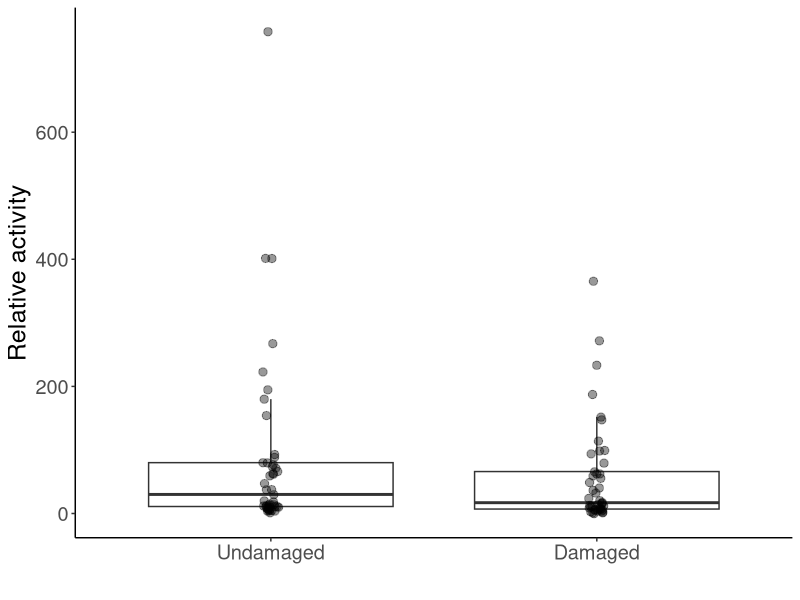
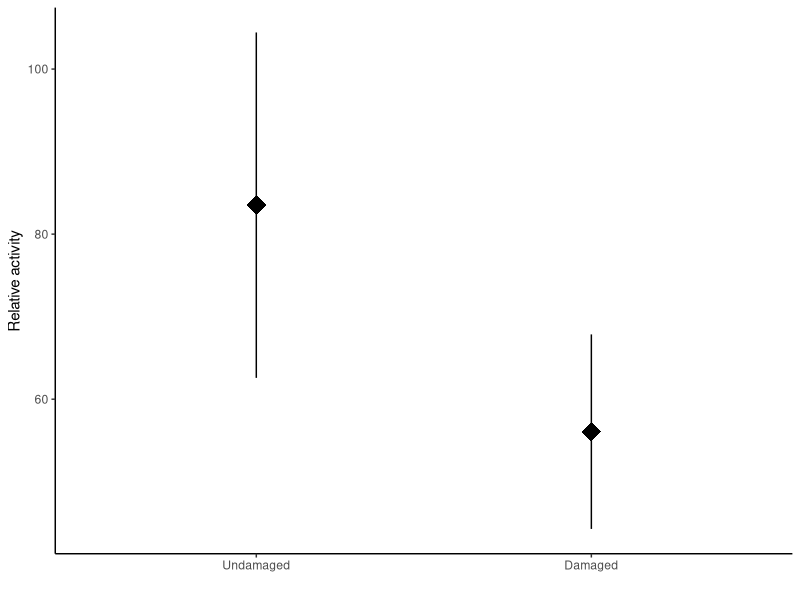

Reproduce these figures in R, in order. (Note: this script raises an error after producing the figures.)
#Load libraries
library(ggplot2)
library(lme4)
library(viridis)
library(car)
library(emmeans)
library(multcomp)
library(dplyr)
library(plyr)
library(tidyr)

# Data import and cleaning ------------------------------------------------

#SUMMARY DATA----
plant <- read.csv(file="plant_sum_noTABR.csv",head=TRUE)

##Gathering data — compounds from col to rows
plant1<-plant %>% gather(sp, activity, EPTFUS:NOID)
plant1$sp<-as.factor(plant1$sp)
levels(plant1$sp)
plant1<-aggregate(activity ~ treatment + sp + trial, dat=plant1, FUN=sum)

##GROUPING SPP WITH SIMILAR CALLS----
{plant2<-plant1
plant2$sp=as.character(plant2$sp)
plant2$sp[plant2$sp=="EPTFUS"]="EPFU/LANO"
plant2$sp[plant2$sp=="LASNOC"]="EPFU/LANO"
plant2$sp[plant2$sp=="LASBOR"]="LABO/LASE"
plant2$sp[plant2$sp=="LASSEM"]="LABO/LASE"
plant2$sp[plant2$sp=="LASCIN"]="Other bat spp."
plant2$sp[plant2$sp=="MYOLUC"]="Other bat spp."
plant2$sp[plant2$sp=="PERSUB"]="Other bat spp."
plant2$sp[plant2$sp=="NOID"]="Other bat spp."
plant2$sp[plant2$sp=="NYCHUM"]="Other bat spp."
}

test1<-glmer(activity~treatment*sp+(1|trial), dat = plant2,family=poisson)
summary(test1)
shapiro.test(resid(test1))#non-normal, overdispersed

mod.p<-glmer.nb(activity~treatment*sp+(1|trial), dat = plant2)
Anova(mod.p)
#treatment p=0.22, sp p=0.01, interaxn p=0.76

#contrasts
p1<-emmeans(mod.p,pairwise~sp, type="response")
cld(p1$emmeans,  Letters ='abcde')
#LABO/LASE & Other a, EPFU/LANO b

plant2.tab <- ddply(plant2, c("sp"), summarise,
					   N    = length(activity),
					   mean = mean(activity),
					   sd   = sd(activity),
					   se   = sd / sqrt(N))
plant2.tab
#(EPFU/LANO-Other)/other
(131.25-56.72)/56.72
#1.31, EPFU/LANO were 131% more active than Other spp.

#(EPFU/LANO-LABO)/LABO
(131.25-41)/41
#2.2, EPFU/LANO were 220% more active than LABO/LASE


##REMOVING NO IDS----
plant3<-plant1[plant1$sp != "NOID", ]  

{plant4<-plant3
	plant4$sp=as.character(plant4$sp)
	plant4$sp[plant4$sp=="EPTFUS"]="EPFU/LANO"
	plant4$sp[plant4$sp=="LASNOC"]="EPFU/LANO"
	plant4$sp[plant4$sp=="LASBOR"]="LABO/LASE"
	plant4$sp[plant4$sp=="LASSEM"]="LABO/LASE"
	plant4$sp[plant4$sp=="LASCIN"]="Other bat spp."
	plant4$sp[plant4$sp=="MYOLUC"]="Other bat spp."
	plant4$sp[plant4$sp=="PERSUB"]="Other bat spp."
	plant4$sp[plant4$sp=="NYCHUM"]="Other bat spp."
}


test2<-glmer(activity~treatment*sp+(1|trial), dat = plant4,family=poisson)
summary(test2)
shapiro.test(resid(test2))#non-normal, overdispersed

mod.p2<-glmer.nb(activity~treatment*sp+(1|trial), dat = plant4)
Anova(mod.p2)
#treatment p=0.22, sp p<0.001, interaxn p=0.67

#contrasts
p2<-emmeans(mod.p2,pairwise~sp, type="response")
cld(p2$emmeans,  Letters ='abcde')
#Other spp. a, LABO/LASE b, EPFU/LANO c

plant4.tab <- ddply(plant4, c("sp"), summarise,
					N    = length(activity),
					mean = mean(activity),
					sd   = sd(activity),
					se   = sd / sqrt(N))
plant4.tab
#(EPFU/LANO-Other)/other
(131.25-18.15)/18.15
#6.23, EPFU/LANO were 623% more active than Other spp.

#(EPFU/LANO-LABO)/LABO
(131.25-41)/41
#2.2, EPFU/LANO were 220% more active than LABO/LASE


##ONLY EPFU/LABO----
brown <- plant2[which(plant2$sp== 'EPFU/LANO'),]

test3<-glmer(activity~treatment+(1|trial), dat = brown,family=poisson)
shapiro.test(resid(test3))#normal
summary(test3)

mod.brown<-glmer.nb(activity~treatment+(1|trial), dat = brown)
Anova(mod.brown)
#treatment p=0.20

#NOID GRAPH----
plant.plot1<-ggplot(data=plant2, aes(x=treatment, y=activity))+ 
	geom_boxplot(outlier.shape = NA)+
	geom_point(position=position_jitter(width = 0.025), alpha=0.4, size=2.5)+
	theme_classic()+
	labs(x=" ", y="Relative activity")+
	theme(text = element_text(size=18))+
	scale_x_discrete(limits=c("U", "D"),
					 labels=c("Undamaged", "Damaged"))
plant.plot1

plant.small<-ggplot(data=plant2, aes(x=treatment, y=activity))+ 
	theme_classic()+
	labs(x=" ", y="Relative activity")+
	stat_summary(fun.data = "mean_se", size=1.5, shape="diamond")+
	scale_x_discrete(limits=c("U", "D"),
					 labels=c("Undamaged", "Damaged"))
plant.small

plant.with.inset <-
	ggdraw() +
	draw_plot(plant.plot1) +
	draw_plot(plant.small, x = 0.45, y = .6, width = .5, height = .4)
plant.with.inset

ggsave(filename = "plant.png", 
	   plot = plant.with.inset,
	   width = 17, 
	   height = 12,
	   units = "cm",
	   dpi = 300)

ggplot(data=plant2, aes(x=sp, y=activity))+ 
	geom_boxplot(outlier.shape = NA)+
	geom_point(position=position_jitter(width = 0.025), alpha=0.4, size=2.5, aes(color=sp))+
	theme_classic()+
	labs(x=" ", y="Relative activity", title="Plant trials")+
	theme(text = element_text(size=20), legend.position = "none")+
	stat_summary(geom = 'text', label = c("b","a","a"),
				 fun = max, vjust = -0.8, size=5.5)+
	scale_y_continuous(limits = c(0,900))

#NO NOID GRAPH----
ggplot(data=plant4, aes(x=treatment, y=activity))+ 
	geom_boxplot(outlier.shape = NA)+
	geom_point(position=position_jitter(width = 0.025), alpha=0.4, size=2.5, aes(color=sp))+
	theme_classic()+
	labs(x=" ", y="Relative activity",
		 title = "Plant trials, excluding NoIDs")+
	theme(text = element_text(size=15), legend.title = )+
	scale_x_discrete(labels=c("Damaged", "Undamaged"))

ggplot(data=plant4, aes(x=sp, y=activity))+ 
	geom_boxplot(outlier.shape = NA)+
	geom_point(position=position_jitter(width = 0.025), alpha=0.4, size=2.5, aes(color=sp))+
	theme_classic()+
	labs(x=" ", y="Relative activity", title="Plant trials, excluding NoIDs")+
	theme(text = element_text(size=16), legend.position = "none")+
	stat_summary(geom = 'text', label = c("c","b","a"),
				 fun = max, vjust = -0.8, size=5.5)+
	scale_y_continuous(limits = c(0,900))

#BIG BROWN GRAPH----
ggplot(data=brown, aes(x=treatment, y=activity))+ 
	geom_boxplot(outlier.shape = NA)+
	geom_point(position=position_jitter(width = 0.025), alpha=0.4, size=2.5)+
	stat_summary(fun.data = "mean_se", colour="red", size=1.5, shape="diamond")+
	theme_classic()+
	labs(x=" ", y="Relative activity",
		 title = "EPFU/LANO only, plant trials")+
	theme(text = element_text(size=15), legend.title = )+
	scale_color_viridis(discrete = T, option = "D")+
	scale_x_discrete(labels=c("Damaged", "Undamaged"))
